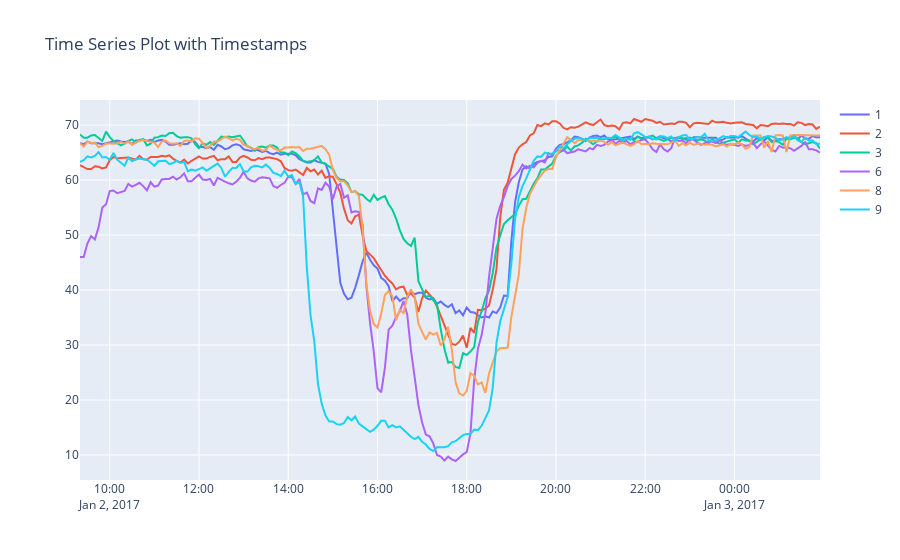

This figure's notebook cell:
### Code cell
import plotly.graph_objects as go

# 假设 dataset.df 是一个包含时间戳和其他数据的 DataFrame
# 并且时间戳是索引
df = dataset.df.copy()
df['avg'] = dataset.df.mean(axis=1)

# 选择要绘制的数据和颜色
drawed_data = dataset.df.iloc[400:600].copy()
selected_columns = [ 1,2,3, 6,8,9]
colors = ['blue', 'green', 'red', 'c', 'magenta']

# 创建图形
fig = go.Figure()

# 为每个选定的列添加一个线条
for i, col in enumerate(selected_columns):
    fig.add_trace(go.Scatter(x=drawed_data.index, y=drawed_data.iloc[:, col], mode='lines', name=col))

# 更新图形布局
fig.update_layout(title='Time Series Plot with Timestamps')

# 显示图形
fig.show()

### Figure 1 — Plotly figure (JSON) as saved in the notebook; plotly's stock layout.template omitted (floating-point values rounded to 4 significant figures; data arrays with more than 128 entries replaced by an {"elided": "..."} marker saying what was removed)
{"data": [{"mode": "lines", "name": "1", "type": "scatter", "x": {"elided": "200 str values"}, "y": {"elided": "200 float values"}}, {"mode": "lines", "name": "2", "type": "scatter", "x": {"elided": "200 str values"}, "y": {"elided": "200 float values"}}, {"mode": "lines", "name": "3", "type": "scatter", "x": {"elided": "200 str values"}, "y": {"elided": "200 float values"}}, {"mode": "lines", "name": "6", "type": "scatter", "x": {"elided": "200 str values"}, "y": {"elided": "200 float values"}}, {"mode": "lines", "name": "8", "type": "scatter", "x": {"elided": "200 str values"}, "y": {"elided": "200 float values"}}, {"mode": "lines", "name": "9", "type": "scatter", "x": {"elided": "200 str values"}, "y": {"elided": "200 float values"}}], "layout": {"title": {"text": "Time Series Plot with Timestamps"}}}
